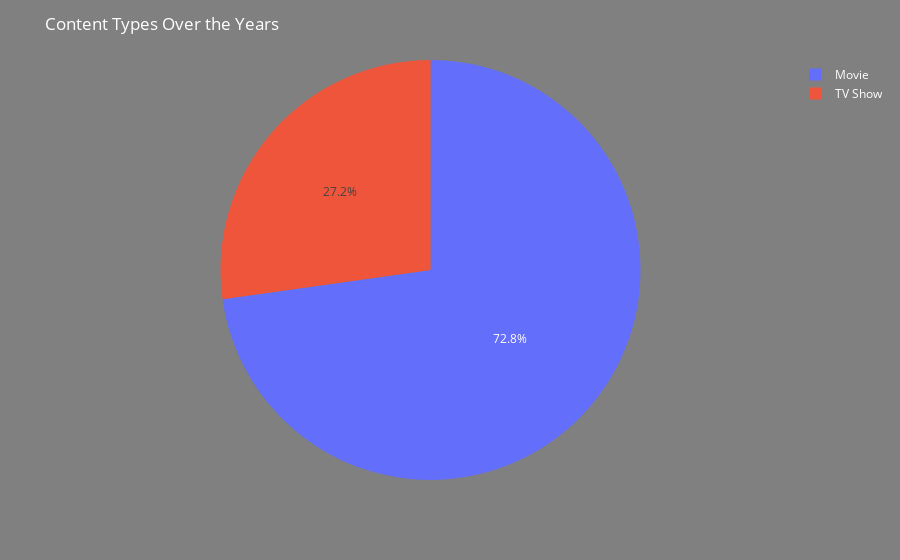

Notebook source saved alongside this figure:
### Code cell
#Visualisation 
fig = px.pie(data1, values=data1["type"].value_counts().values, names=data1["type"].value_counts().index)

fig.update_layout(title = "Content Types Over the Years", plot_bgcolor="rgba(255,255,255,0.5)",paper_bgcolor='grey',font=dict(color='white'))
fig.show()

### Figure 1 — Plotly figure (JSON) as saved in the notebook; plotly's stock layout.template omitted (floating-point values rounded to 4 significant figures)
{"data": [{"domain": {"x": [0, 1], "y": [0, 1]}, "hovertemplate": "label=%{label}<br>value=%{value}<extra></extra>", "labels": ["Movie", "TV Show"], "legendgroup": "", "name": "", "showlegend": true, "type": "pie", "values": [1051, 393]}], "layout": {"font": {"color": "white"}, "legend": {"tracegroupgap": 0}, "margin": {"t": 60}, "paper_bgcolor": "grey", "plot_bgcolor": "rgba(255,255,255,0.5)", "title": {"text": "Content Types Over the Years"}}}
